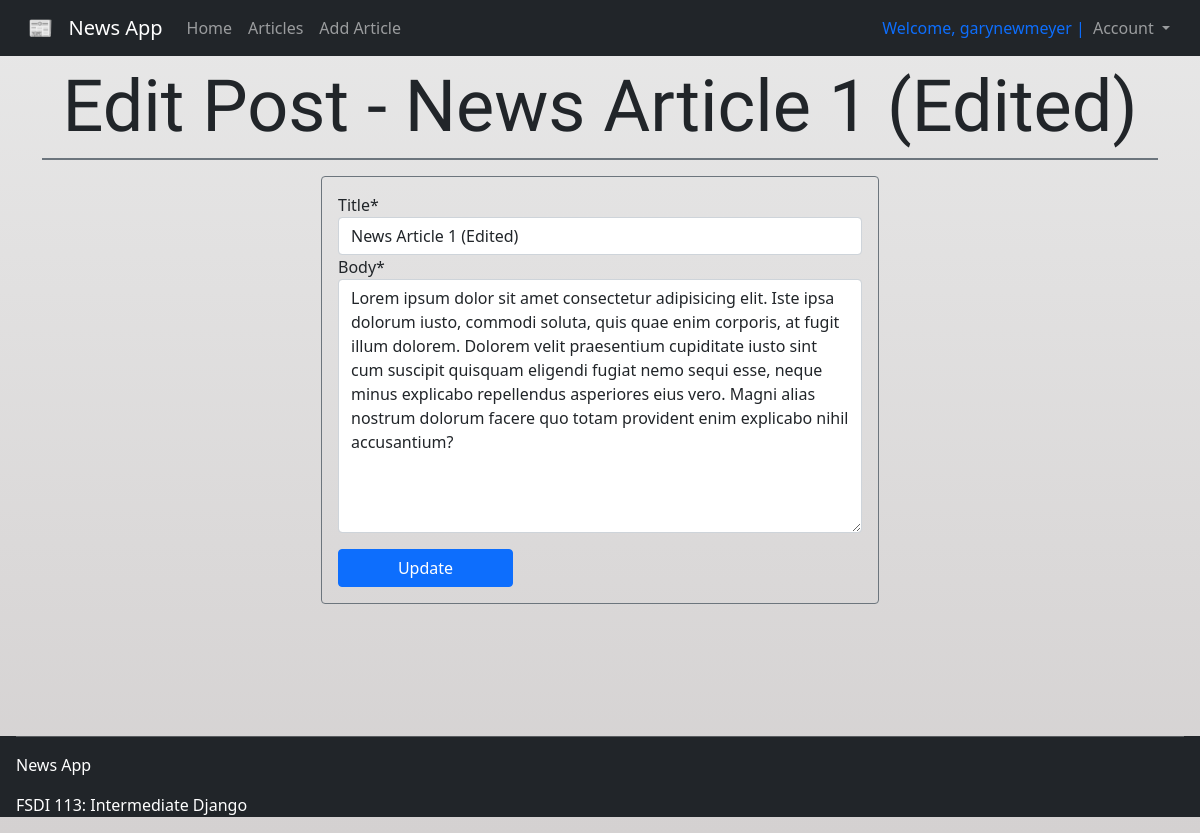
/articles/1/edit (signed in), run on an earlier commit of the app's database.
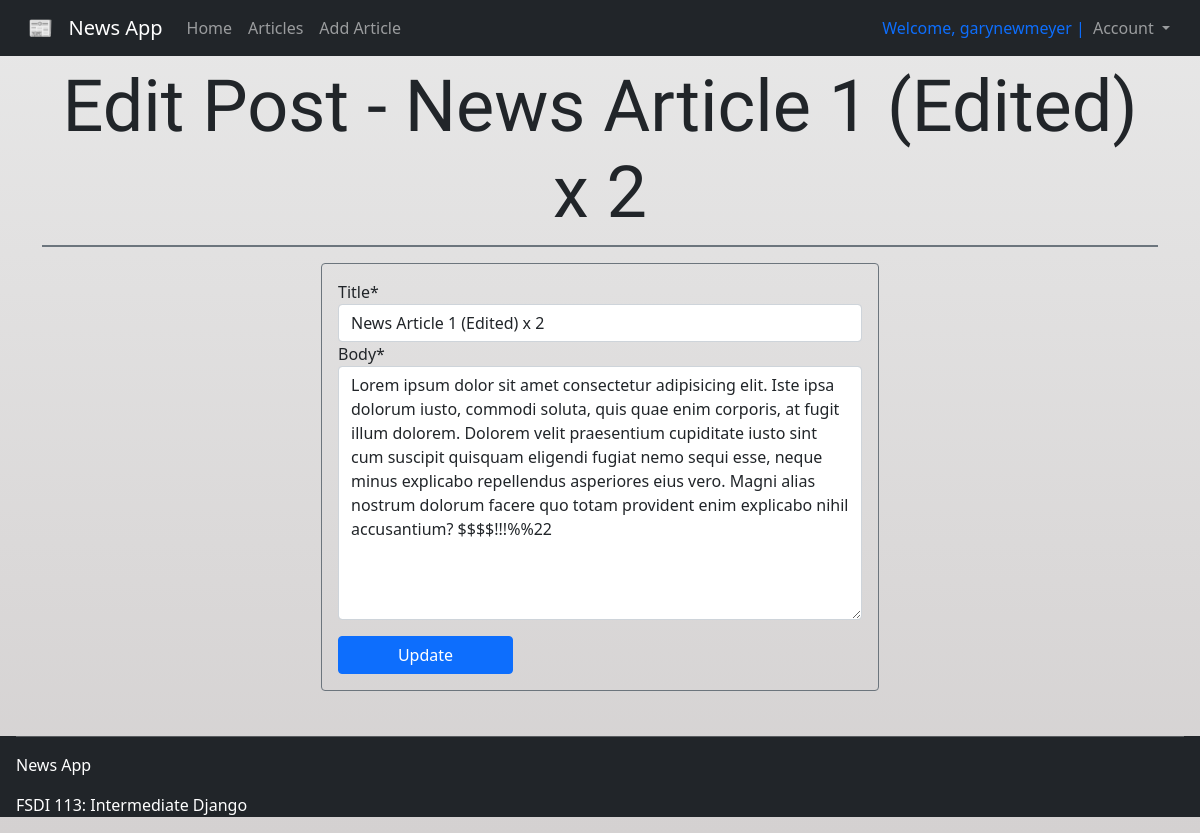
And on a later commit of the database.
### articles/models.py (models this page shows, shortened)
class Article(models.Model):
    title = models.CharField(max_length=255)
    body = models.TextField()
    author = models.ForeignKey(get_user_model(), on_delete=models.CASCADE)
    likes = models.IntegerField(default=0)
    dislikes = models.IntegerField(default=0)
    flagged = models.BooleanField(default=False)
    created_at = models.DateTimeField(auto_now_add=True)

### articles/views.py (the view)
# urls.py: path('<int:pk>/edit', ArticleUpdateView.as_view(), name='edit_article'),
class ArticleUpdateView(LoginRequiredMixin, UserPassesTestMixin, UpdateView):
    model = Article
    template_name = 'articles/edit_article.html'
    fields = ('title', 'body')
    def test_func(self):
        obj = self.get_object()
        return obj.author == self.request.user

### templates/articles/edit_article.html (shortened to what this page needs)
{% extends "base.html" %}
{% load crispy_forms_tags %}
{% block content %}
<div class="container pt-3">
    <h1 class="display-2 mt-5 text-center g-font">Edit Post - {{article.title}}</h1>
    <div class="divider bg-secondary border border-secondary"></div>
    <div class="mt-3 p-3 border border-secondary rounded w-50 mx-auto">
        <form action="" method="post">
            {{form|crispy}}
            <input class="btn btn-primary btn-wide mt-3" type="submit" value="Update">
        </form>
    </div>
</div>
{% endblock content %}

What changed in the data, as far as the page shows it:
changed Article: title "News Article 1 (Edited)" → "News Article 1 (Edited) x 2"; body "…enim explicabo nihil accusantium?" → "…enim explicabo nihil accusantium? $$$$!!!%%22"
